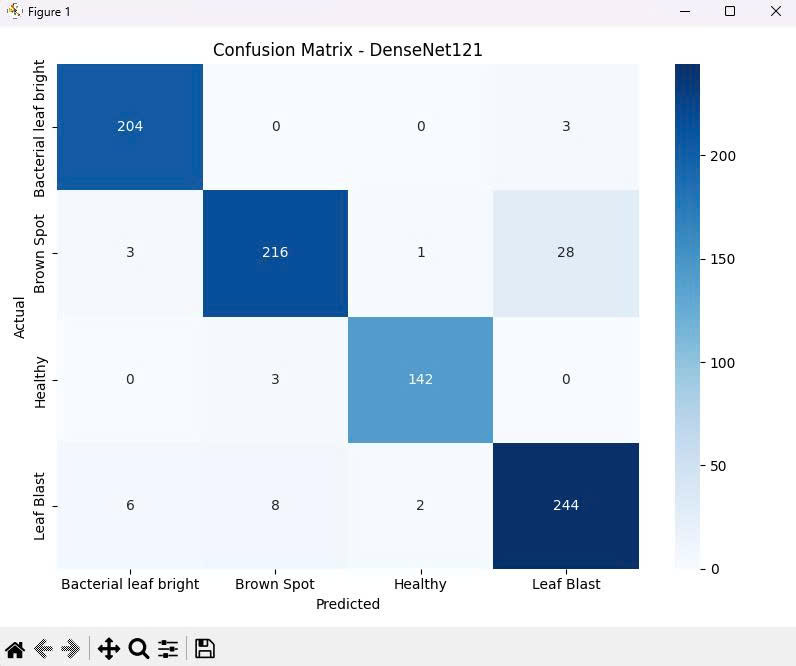
#> input picture Rice-Leaf-Disease-Identification/H5/DenseNet121_confusion_matrix.jpg, 796 x 666 px
$ python image_quality_checker.py H5/DenseNet121_confusion_matrix.jpg   (older library calls are emulated)
#> lines starting #> are read from the running program, lines starting #| are printed output that depends on the picture
import cv2
import numpy as np
from PIL import Image, ImageStat
import os

class ImageQualityChecker:
    """
    Class để kiểm tra chất lượng ảnh trước khi xử lý
    """

    def __init__(self):
        # Cấu hình ngưỡng chất lượng - Điều chỉnh linh hoạt hơn
        self.min_resolution = (150, 150)  # Kích thước tối thiểu - giảm từ 224 xuống 150
        self.max_resolution = (8192, 8192)  # Kích thước tối đa - tăng lên 8192

        # SỬA: Ngưỡng này sẽ được dùng trong check_blur
        self.min_blur_threshold = 10  # Ngưỡng blur rất thấp - chỉ từ chối ảnh cực kỳ mờ

        self.min_brightness = 10  # Độ sáng tối thiểu - giảm xuống 10
        self.max_brightness = 250  # Độ sáng tối đa - tăng lên 250
        self.min_contrast = 5  # Độ tương phản tối thiểu - giảm xuống 5

    def check_resolution(self, image_path):
        """
        Kiểm tra độ phân giải của ảnh
        """
        try:
            with Image.open(image_path) as img:
                width, height = img.size

                # Kiểm tra kích thước tối thiểu
                if width < self.min_resolution[0] or height < self.min_resolution[1]:
                    return {
                        'valid': False,
                        'message': f'Ảnh quá nhỏ ({width}x{height}). Kích thước tối thiểu: {self.min_resolution[0]}x{self.min_resolution[1]}',
                        'resolution': (width, height)
                    }

                # Kiểm tra kích thước tối đa
                if width > self.max_resolution[0] or height > self.max_resolution[1]:
                    return {
                        'valid': False,
                        'message': f'Ảnh quá lớn ({width}x{height}). Kích thước tối đa: {self.max_resolution[0]}x{self.max_resolution[1]}',
                        'resolution': (width, height)
                    }

                return {
                    'valid': True,
                    'message': f'Độ phân giải phù hợp ({width}x{height})',
                    'resolution': (width, height)
                }

        except Exception as e:
            return {
                'valid': False,
                'message': f'Không thể đọc thông tin ảnh: {str(e)}',
                'resolution': None
            }

    def check_blur(self, image_path):
        """
        Kiểm tra độ nét của ảnh bằng Laplacian variance
        """
        try:
            # Đọc ảnh bằng OpenCV
            image = cv2.imread(image_path)
            if image is None:
                return {
                    'valid': False,
                    'message': 'Không thể đọc ảnh',
                    'blur_score': 0
                }

            # Chuyển sang grayscale
            gray = cv2.cvtColor(image, cv2.COLOR_BGR2GRAY)

            # Tính Laplacian variance
            laplacian_var = cv2.Laplacian(gray, cv2.CV_64F).var()

            # === SỬA LOGIC: Sử dụng self.min_blur_threshold ===
            # Ngưỡng 1: Cực kỳ mờ (Fail) - ví dụ: < 5 nếu ngưỡng là 10
            hard_fail_threshold = self.min_blur_threshold / 2
            # Ngưỡng 2: Hơi mờ (Warning) - ví dụ: < 15 nếu ngưỡng là 10
            warning_threshold = self.min_blur_threshold * 1.5

            if laplacian_var < hard_fail_threshold:
                return {
                    'valid': False,
                    'message': f'Ảnh cực kỳ mờ (điểm số: {laplacian_var:.1f}). Không thể phân tích được.',
                    'blur_score': laplacian_var
                }
            elif laplacian_var < warning_threshold:
                return {
                    'valid': True,
                    'message': f'Ảnh hơi mờ (điểm số: {laplacian_var:.1f}) nhưng có thể thử phân tích.',
                    'blur_score': laplacian_var,
                    'warning': True
                }
            elif laplacian_var < 50:  # Giữ một ngưỡng "chấp nhận được"
                return {
                    'valid': True,
                    'message': f'Ảnh có độ nét chấp nhận được (điểm số: {laplacian_var:.1f})',
                    'blur_score': laplacian_var
                }
            else:  # Rõ nét
                return {
                    'valid': True,
                    'message': f'Ảnh rõ nét (điểm số: {laplacian_var:.1f})',
                    'blur_score': laplacian_var
                }
            # === KẾT THÚC SỬA ===

        except Exception as e:
            return {
                'valid': False,
                'message': f'Lỗi kiểm tra độ nét: {str(e)}',
                'blur_score': 0
            }

    def check_brightness_contrast(self, image_path):
        """
        Kiểm tra độ sáng và tương phản của ảnh
        """
        try:
            with Image.open(image_path) as img:
                # Chuyển sang grayscale để tính toán
                gray_img = img.convert('L')

                # Tính độ sáng trung bình
                stat = ImageStat.Stat(gray_img)
                brightness = stat.mean[0]

                # Tính độ tương phản (standard deviation)
                contrast = stat.stddev[0]

                # Kiểm tra độ sáng
                brightness_issues = []
                if brightness < self.min_brightness:
                    brightness_issues.append(f'Ảnh quá tối (độ sáng: {brightness:.1f})')
                elif brightness > self.max_brightness:
                    brightness_issues.append(f'Ảnh quá sáng (độ sáng: {brightness:.1f})')

                # Kiểm tra độ tương phản
                contrast_issues = []
                if contrast < self.min_contrast:
                    contrast_issues.append(f'Ảnh thiếu tương phản (độ tương phản: {contrast:.1f})')

                # Tổng hợp kết quả
                all_issues = brightness_issues + contrast_issues

                if all_issues:
                    return {
                        'valid': False,
                        'message': '; '.join(all_issues),
                        'brightness': brightness,
                        'contrast': contrast
                    }
                else:
                    return {
                        'valid': True,
                        'message': f'Độ sáng và tương phản phù hợp (sáng: {brightness:.1f}, tương phản: {contrast:.1f})',
                        'brightness': brightness,
                        'contrast': contrast
                    }

        except Exception as e:
            return {
                'valid': False,
                'message': f'Lỗi kiểm tra độ sáng/tương phản: {str(e)}',
                'brightness': 0,
                'contrast': 0
            }

    def check_file_size(self, image_path):
        """
        Kiểm tra kích thước file - Linh hoạt hơn
        """
        try:
            file_size = os.path.getsize(image_path)
            file_size_mb = file_size / (1024 * 1024)

            # Kích thước file quá nhỏ có thể là ảnh chất lượng thấp
            if file_size_mb < 0.01:  # < 10KB - rất nhỏ
                return {
                    'valid': False,
                    'message': f'File ảnh quá nhỏ ({file_size_mb:.3f}MB). Có thể không phải ảnh hợp lệ.',
                    'file_size_mb': file_size_mb
                }
            elif file_size_mb < 0.05:  # < 50KB - nhỏ nhưng có thể chấp nhận
                return {
                    'valid': True,
                    'message': f'File ảnh nhỏ ({file_size_mb:.3f}MB) nhưng có thể phân tích được.',
                    'file_size_mb': file_size_mb,
                    'warning': True
                }
            elif file_size_mb > 100:  # > 100MB - quá lớn
                return {
                    'valid': False,
                    'message': f'File ảnh quá lớn ({file_size_mb:.2f}MB). Vui lòng chọn ảnh nhỏ hơn.',
                    'file_size_mb': file_size_mb
                }
            else:
                return {
                    'valid': True,
                    'message': f'Kích thước file phù hợp ({file_size_mb:.2f}MB)',
                    'file_size_mb': file_size_mb
                }

        except Exception as e:
            return {
                'valid': False,
                'message': f'Lỗi kiểm tra kích thước file: {str(e)}',
                'file_size_mb': 0
            }

    def check_image_format(self, image_path):
        """
        Kiểm tra định dạng ảnh
        """
        try:
            with Image.open(image_path) as img:
                format_name = img.format

                # Các định dạng được hỗ trợ
                supported_formats = ['JPEG', 'PNG', 'JPG', 'BMP', 'TIFF']

                if format_name not in supported_formats:
                    return {
                        'valid': False,
                        'message': f'Định dạng {format_name} không được hỗ trợ. Vui lòng sử dụng JPEG, PNG, BMP hoặc TIFF.',
                        'format': format_name
                    }
                else:
                    return {
                        'valid': True,
                        'message': f'Định dạng {format_name} được hỗ trợ',
                        'format': format_name
                    }

        except Exception as e:
            return {
                'valid': False,
                'message': f'Lỗi kiểm tra định dạng: {str(e)}',
                'format': None
            }

    def comprehensive_check(self, image_path):
        """
        Kiểm tra toàn diện chất lượng ảnh
        """
        results = {
            'overall_valid': True,
            'checks': {},
            'warnings': [],
            'errors': [],
            'recommendations': []
        }

        # Kiểm tra định dạng
        format_check = self.check_image_format(image_path)
        results['checks']['format'] = format_check
        if not format_check['valid']:
            results['overall_valid'] = False
            results['errors'].append(format_check['message'])

        # Kiểm tra kích thước file
        size_check = self.check_file_size(image_path)
        results['checks']['file_size'] = size_check
        if not size_check['valid']:
            results['overall_valid'] = False
            results['errors'].append(size_check['message'])

        # Kiểm tra độ phân giải
        resolution_check = self.check_resolution(image_path)
        results['checks']['resolution'] = resolution_check
        if not resolution_check['valid']:
            results['overall_valid'] = False
            results['errors'].append(resolution_check['message'])

        # Kiểm tra độ nét
        blur_check = self.check_blur(image_path)
        results['checks']['blur'] = blur_check
        if not blur_check['valid']:
            results['overall_valid'] = False
            results['errors'].append(blur_check['message'])
        elif blur_check.get('warning'):
            results['warnings'].append(blur_check['message'])

        # Kiểm tra độ sáng và tương phản
        brightness_contrast_check = self.check_brightness_contrast(image_path)
        results['checks']['brightness_contrast'] = brightness_contrast_check
        if not brightness_contrast_check['valid']:
            results['overall_valid'] = False
            results['errors'].append(brightness_contrast_check['message'])

        # Tạo khuyến nghị
        if results['overall_valid']:
             # Xóa khuyến nghị mặc định không cần thiết
             pass
        else:
            results['recommendations'].append("Vui lòng chụp lại ảnh với chất lượng tốt hơn.")

        # Thêm khuyến nghị cụ thể
        # SỬA: Dùng logic của check_blur
        if not blur_check['valid'] or blur_check.get('warning'):
            results['recommendations'].append("Đảm bảo ảnh được chụp trong điều kiện ánh sáng tốt và giữ máy ảnh ổn định.")

        if resolution_check.get('resolution'):
            width, height = resolution_check['resolution']
            if width < 512 or height < 512:
                # Chỉ thêm nếu nó chưa phải là lỗi
                if resolution_check['valid']:
                    results['recommendations'].append("Chụp ảnh với độ phân giải cao hơn để có kết quả tốt hơn.")

        # Thêm khuyến nghị cho độ sáng/tương phản
        if not brightness_contrast_check['valid']:
             results['recommendations'].append("Chụp ảnh ở nơi có đủ sáng, tránh bị quá tối hoặc bị lóa (chói sáng).")

        return results

    def get_quality_score(self, image_path):
        """
        Tính điểm chất lượng tổng thể (0-100)
        """
        try:
            results = self.comprehensive_check(image_path)
            score = 100

            # Trừ điểm cho các lỗi
            for check_name, check_result in results['checks'].items():
                if not check_result['valid']:
                    if check_name == 'format':
                        score -= 30
                    elif check_name == 'file_size':
                        score -= 20
                    elif check_name == 'resolution':
                        score -= 25
                    elif check_name == 'blur':
                        # Trừ điểm ít hơn cho blur vì đã linh hoạt hơn
                        score -= 20
                    elif check_name == 'brightness_contrast':
                        score -= 15

            # Trừ điểm cho cảnh báo
            score -= len(results['warnings']) * 5

            # Đảm bảo điểm không âm
            score = max(0, score)

            return {
                'score': score,
                'grade': self._get_quality_grade(score),
                'results': results # TRẢ VỀ KẾT QUẢ ĐẦY ĐỦ
            }

        except Exception as e:
            return {
                'score': 0,
                'grade': 'F',
                'results': {'errors': [str(e)], 'overall_valid': False, 'warnings': [], 'recommendations': []}, # Đảm bảo trả về cấu trúc
                'error': str(e)
            }

    def _get_quality_grade(self, score):
        """
        Chuyển điểm số thành grade
        """
        if score >= 90:
            return 'A+'
        elif score >= 80:
            return 'A'
        elif score >= 70:
            return 'B'
        elif score >= 60:
            return 'C'
        elif score >= 50:
            return 'D'
        else:
            return 'F'

# === SỬA HÀM TIỆN ÍCH ===
# Các hàm này không cần thiết nữa nếu chúng ta sửa app.py
# Nhưng nếu bạn muốn giữ chúng, hãy tối ưu hóa
# Tuy nhiên, cách tốt nhất là XÓA 2 HÀM NÀY và chỉ import class.
# Nhưng để giữ nguyên import trong app.py, chúng ta sẽ sửa chúng

_checker_instance = ImageQualityChecker()

def check_image_quality(image_path):
    """
    Hàm tiện ích để kiểm tra chất lượng ảnh
    (Bây giờ sẽ được gọi từ hàm get_score để tránh 2 lần check)
    """
    # Hàm này thực ra không cần thiết nếu app.py gọi get_score trước
    # Chúng ta giữ lại để tương thích, nhưng nó sẽ không hiệu quả
    # Trừ khi chúng ta thay đổi app.py
    checker = ImageQualityChecker()
    return checker.comprehensive_check(image_path)


def get_image_quality_score(image_path):
    """
    Hàm tiện ích để lấy điểm chất lượng ảnh
    Hàm này sẽ trả về MỌI THỨ
    """
    # Chỉ tạo 1 instance và dùng nó
    global _checker_instance
    return _checker_instance.get_quality_score(image_path)
#> in check_image_format, img is the input picture: PIL image 796x666 RGB; mean R, G, B 211.9, 223.2, 235.5
#> in check_blur, `gray = cv2.cvtColor(image, cv2.COLOR_BGR2GRAY)`:
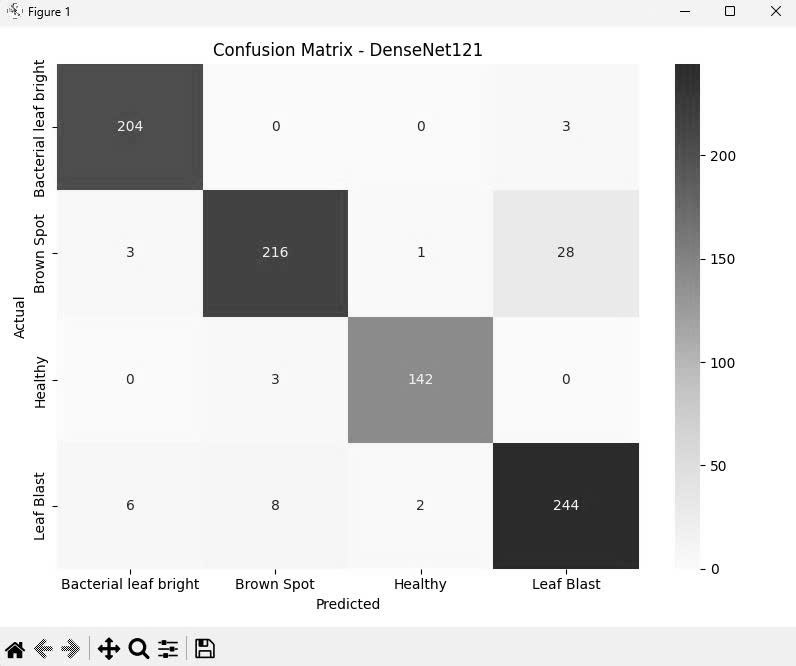
#> gray: shape (666, 796); min 0, max 255, mean 221.3
#> in check_blur, `laplacian_var = cv2.Laplacian(gray, cv2.CV_64F).var()`: laplacian_var = 2558.3
#> in comprehensive_check, `blur_check = self.check_blur(image_path)`: blur_check = {'valid': True, 'message': 'Ảnh rõ nét (điểm số: 2558.3)', 'blur_score': 2558.3}
#> in check_brightness_contrast, `brightness = stat.mean[0]`: brightness = 221.3
#> in check_brightness_contrast, `contrast = stat.stddev[0]`: contrast = 64.06
#> in comprehensive_check, `brightness_contrast_check = self.check_brightness_contrast(image_path)`: brightness_contrast_check = 4 items
#> in get_quality_score, `results = self.comprehensive_check(image_path)`: results = 5 items
#> the loop in get_quality_score, `for check_name, check_result in results['checks'].items():` made 5 passes
#> check_name on passes 1 to 5: 'format', 'file_size', 'resolution', 'blur', 'brightness_contrast'
#> after the loop in get_quality_score, `for check_name, check_result in results['checks'].items():`: score = 100

# =========================

if __name__ == "__main__":
    # Test với ảnh mẫu
    import sys

    if len(sys.argv) > 1:
        image_path = sys.argv[1]

        # Sửa: Dùng hàm get_score để lấy mọi thứ 1 lần
        print("=== KIỂM TRA CHẤT LƯỢNG ẢNH ===")
        print(f"Ảnh: {image_path}")
        print()

        quality_data = get_image_quality_score(image_path)
#> quality_data = 3 items
        results = quality_data['results']
#> results = 5 items

        print("KẾT QUẢ KIỂM TRA:")
        if 'checks' in results:
            for check_name, check_result in results['checks'].items():
                status = "✅" if check_result['valid'] else "❌"
                print(f"{status} {check_name.upper()}: {check_result['message']}")
#> this loop made 5 passes
#| ✅ FORMAT: Định dạng JPEG được hỗ trợ
#| ✅ FILE_SIZE: File ảnh nhỏ (0.045MB) nhưng có thể phân tích được.
#| ✅ RESOLUTION: Độ phân giải phù hợp (796x666)
#| ✅ BLUR: Ảnh rõ nét (điểm số: 2558.3)
#| ✅ BRIGHTNESS_CONTRAST: Độ sáng và tương phản phù hợp (sáng: 221.3, tương phản: 64.1)
        else:
            print("Không thể thực hiện kiểm tra chi tiết.")


        print()
        if results.get('warnings'):
            print("CẢNH BÁO:")
            for warning in results['warnings']:
                print(f"⚠️ {warning}")

        if results.get('errors'):
            print("LỖI:")
            for error in results['errors']:
                print(f"❌ {error}")

        print()
        if results.get('recommendations'):
            print("KHUYẾN NGHỊ:")
            for rec in results['recommendations']:
                print(f"💡 {rec}")

        # Điểm chất lượng
        print()
        print(f"ĐIỂM CHẤT LƯỢNG: {quality_data['score']}/100 (Grade: {quality_data['grade']})")
#| ĐIỂM CHẤT LƯỢNG: 100/100 (Grade: A+)

    else:
        print("Sử dụng: python image_quality_checker.py <đường_dẫn_ảnh>")
